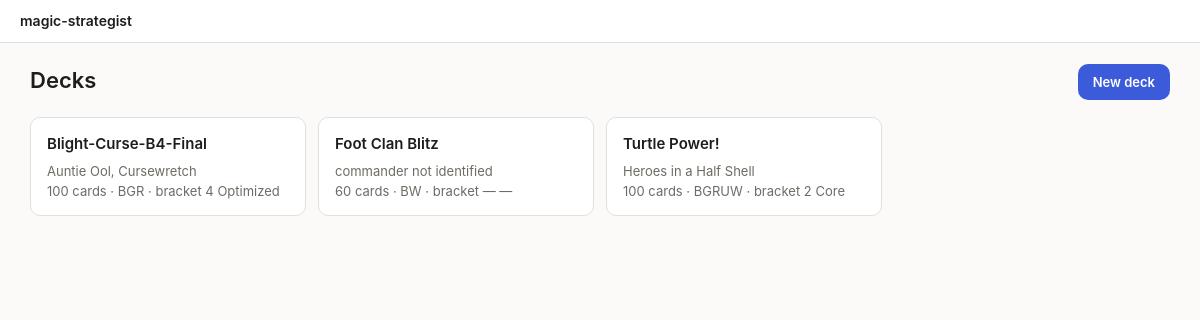
Before: / with the older database file.
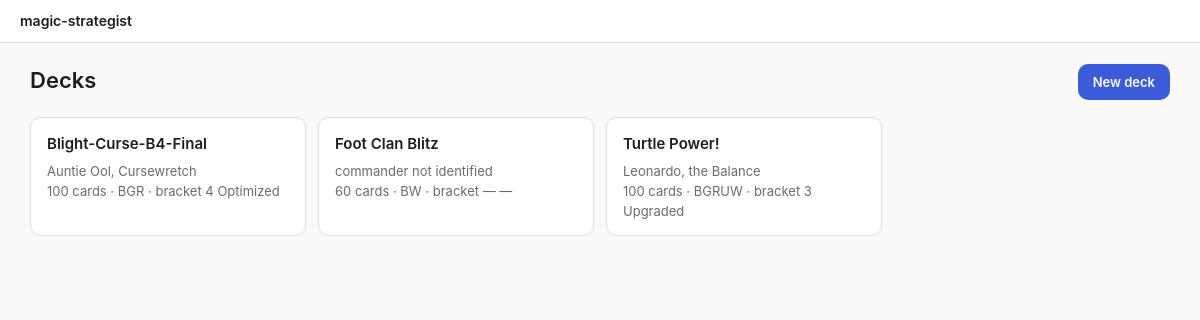
After: the same page with the newer database file.
### tables this page shows
CREATE TABLE decks (
    id                  INTEGER PRIMARY KEY,
    location_id         INTEGER NOT NULL UNIQUE REFERENCES locations(id) ON DELETE CASCADE,
    slug                TEXT NOT NULL UNIQUE,
    name                TEXT NOT NULL,
    commander_oracle_id TEXT REFERENCES cards(oracle_id),
    partner_oracle_id   TEXT REFERENCES cards(oracle_id),
    color_identity      TEXT,
    -- commander | pdh | modern | pauper | limited. See scripts/formats.py; the size
    -- and singleton rules differ, so nothing may assume "100 and singleton".
    format              TEXT NOT NULL DEFAULT 'commander'
                        CHECK (format IN ('commander', 'pdh', 'modern', 'pauper', 'limited')),
    target_bracket      INTEGER CHECK (target_bracket BETWEEN 1 AND 5),
    is_registered       INTEGER NOT NULL DEFAULT 0,
    -- active: kept assembled and held to exactly 100.
    -- donor:  cannibalised for parts. Its cards count as available inventory,
    --         its list is not held to 100, and it makes no claim on a card
    --         that an active deck also wants.
    -- retired: kept for the record only.
    -- draft: generated from a deck_request and not yet accepted.
    status              TEXT NOT NULL DEFAULT 'active'
                        CHECK (status IN ('active', 'donor', 'retired', 'draft')),
    notes               TEXT
);

CREATE TABLE cards (
    oracle_id        TEXT PRIMARY KEY,
    name             TEXT NOT NULL,
    mana_cost        TEXT,
    mana_value       REAL,
    type_line        TEXT,
    oracle_text      TEXT,
    power            TEXT,
    toughness        TEXT,
    loyalty          TEXT,
    colors           TEXT,                    -- WUBRG subset, '' = colorless
    color_identity   TEXT NOT NULL DEFAULT '',-- WUBRG subset, sorted
    keywords         TEXT,                    -- JSON array
    layout           TEXT,
    card_faces       TEXT,                    -- JSON array; NULL when single-faced
    legalities       TEXT,                    -- JSON: Scryfall's per-format legality
    is_game_changer  INTEGER NOT NULL DEFAULT 0,
    is_basic_land    INTEGER NOT NULL DEFAULT 0,
    is_token         INTEGER NOT NULL DEFAULT 0,
    is_legendary     INTEGER NOT NULL DEFAULT 0,
    can_be_commander INTEGER NOT NULL DEFAULT 0,
    scryfall_uri     TEXT,
    enriched_at      TEXT
);

### app/main.py (the view)
@app.get("/", response_class=HTMLResponse)
def index(request: Request):
    conn = q.connect()
    try:
        context = {
            "request": request,
            "decks": q.list_decks(conn),
            "requests": [r for r in q.list_requests(conn) if r["status"] != "dismissed"],
        }
    finally:
        conn.close()
    return templates.TemplateResponse("index.html", context)

### app/templates/index.html (shortened to what this page needs)
{% extends "base.html" %}
{% block content %}
<div class="wrap">
  <div class="page-head">
    <h1>Decks</h1>
    <a class="btn-primary" href="/new">New deck</a>
  </div>
  <div class="deck-list">
    {% for d in decks %}
    <a class="deck-card" href="/deck/{{ d.slug }}">
      <div class="deck-card-head">
        <span class="deck-name">{{ d.name }}</span>
      </div>
      <div class="deck-meta">{{ d.commander or 'commander not identified' }}</div>
      <div class="deck-meta">
        {{ d.size }} cards · {{ d.color_identity or 'C' }} ·
        bracket {{ d.target_bracket or '—' }} {{ d.bracket_name }}
      </div>
    </a>
    {% endfor %}
  </div>
</div>
{% endblock %}

### app/templates/base.html (shortened to what this page needs)
<!doctype html>
<html lang="en">
<head>
  <link rel="stylesheet" href="{{ asset('app.css') }}">
</head>
<body>
  <div class="stickyhead">
    <header class="topbar">
      <a href="/" class="brand">magic-strategist</a>
    </header>
  </div>
  <main>{% block content %}{% endblock %}</main>
</body>
</html>

### app/static/app.css (style rules this page uses)
:root { --bg: #fbfaf9; --surface: #ffffff; --border: #e3e0dc; --text: #1f1d1b; --muted: #6f6a64; --dim: #98928a; --cut: #b3261e; --cut-bg: #fdecea; --add: #1e6b3a; --add-bg: #e8f5ec; --warn: #8a5a00; --warn-bg: #fdf3e0; --accent: #3b5bdb; --accent-bg: #eef1fd; --radius: 10px; }
* { box-sizing: border-box; }
body { margin: 0; background: var(--bg); color: var(--text); font: 15px/1.55 -apple-system, BlinkMacSystemFont, "Segoe UI", Roboto, sans-serif; }
h1 { font-size: 22px; font-weight: 600; margin: 0 0 4px; }
a { color: inherit; }
.wrap { max-width: 1180px; margin: 0 auto; padding: 20px 20px 80px; }
.stickyhead { position: sticky; top: 0; z-index: 20; background: var(--surface); }
.topbar { display: flex; align-items: center; gap: 14px; padding: 10px 20px; background: var(--surface); border-bottom: 1px solid var(--border); }
.brand { font-weight: 600; text-decoration: none; font-size: 14px; }
.page-head { display: flex; align-items: center; justify-content: space-between; gap: 16px; margin-bottom: 16px; }
.btn-primary { font: inherit; font-size: 13px; font-weight: 600; padding: 7px 14px; cursor: pointer; border-radius: var(--radius); border: 1px solid transparent; background: var(--accent); color: #fff; text-decoration: none; display: inline-block; }
.deck-list { display: grid; grid-template-columns: repeat(auto-fill, minmax(260px, 1fr)); gap: 12px; }
.deck-card { display: block; text-decoration: none; background: var(--surface); border: 1px solid var(--border); border-radius: var(--radius); padding: 14px 16px; }
.deck-card-head { display: flex; align-items: center; gap: 8px; flex-wrap: wrap; margin-bottom: 6px; }
.deck-name { font-weight: 600; }
.deck-meta { color: var(--muted); font-size: 13px; }

Changed rows visible on the page:
changed decks "Turtle Power!": name "Heroes in a Half Shell" → "Leonardo, the Balance"; target_bracket "2" → "3"; bracket_name "Core" → "Upgraded"
